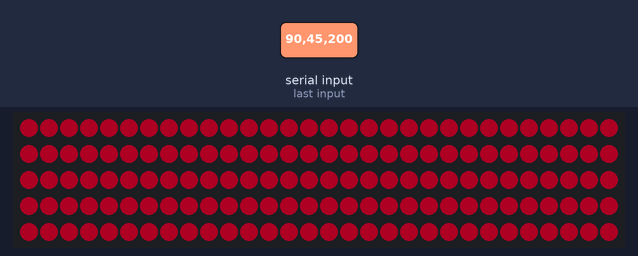
This sketch was run on a simulated Arduino Uno, built with avr-gcc and run on an emulated ATmega328P. On the bench: 150 RGB LEDs in strip order, left to right, continuing on the next row. Inputs (shaded band) come from the test bench. Dim RGB values are drawn brighter than linear.

1.3 s: "90,45,200\n" received over Serial
Above: at 2.5 s.
Timing chart, 0 to 4.3 s (numbered marks = the images above; inputs shaded):
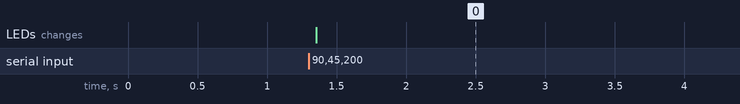

The sketch:

test1.ino
```cpp
#include <Adafruit_NeoPixel.h>
#define LED_PIN 7

Adafruit_NeoPixel strip(150, LED_PIN, NEO_GRB + NEO_KHZ800);

const byte DATA_MAX_SIZE = 32;
char data[DATA_MAX_SIZE];   // an array to store the received data

void receiveData() {
  static char endMarker = '\n'; // message separator
  char receivedChar;     // read char from serial port
  int ndx = 0;          // current index of data buffer
  // clean data buffer
  memset(data, 32, sizeof(data));
  // read while we have data available and we are
  // still receiving the same message.
  while (Serial.available() > 0) {
    receivedChar = Serial.read();
    if (receivedChar == endMarker) {
      data[ndx] = '\0'; // end current message
      return;
    }
    // looks like a valid message char, so append it and
    // increment our index
    data[ndx] = receivedChar;
    ndx++;
    // if the message is larger than our max size then
    // stop receiving and clear the data buffer. this will
    // most likely cause the next part of the message
    // to be truncated as well, but hopefully when you
    // parse the message, you'll be able to tell that it's
    // not a valid message.
    if (ndx >= DATA_MAX_SIZE) {
      break;
    }
  }
  // no more available bytes to read from serial and we
  // did not receive the separato. it's an incomplete message!
  Serial.println("error: incomplete message");
  Serial.println(data);
  memset(data, 32, sizeof(data));
}

void setup() {
  strip.begin();
  strip.show();
  strip.setBrightness(50);
  Serial.begin(9600);
}

void loop() {
  if (Serial.available()) {
  String color = "255000255";

  for (int i = 0; i < strip.numPixels(); i++) {
    strip.setPixelColor(i, strip.Color(color.substring(0, 3).toInt(), color.substring(3, 7).toInt(), color.substring(7, 9).toInt()));
  }
  strip.show();
  }
}
```

Measured:
- after the input at 1.3 s, the LEDs: change after 0.05 s (image 0)
